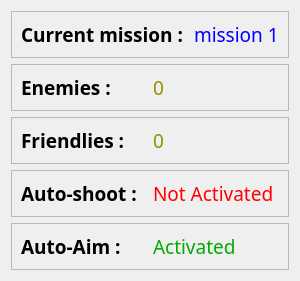
            <widget class="QWidget" name="tabWidgetPage1" native="true">
             <attribute name="title">
              <string>Status</string>
             </attribute>
             <layout class="QVBoxLayout" name="verticalLayout">
              <item>
               <widget class="QFrame" name="current_mission_frame">
                <property name="frameShape">
                 <enum>QFrame::StyledPanel</enum>
                </property>
                <property name="frameShadow">
                 <enum>QFrame::Raised</enum>
                </property>
                <layout class="QHBoxLayout" name="horizontalLayout_22">
                 <item>
                  <widget class="QLabel" name="Current_mission_label">
                   <property name="minimumSize">
                    <size>
                     <width>0</width>
                     <height>20</height>
                    </size>
                   </property>
                   <property name="font">
                    <font>
                     <family>Rockwell</family>
                     <pointsize>14</pointsize>
                     <weight>75</weight>
                     <bold>true</bold>
                    </font>
                   </property>
                   <property name="text">
                    <string>Current mission : </string>
                   </property>
                  </widget>
                 </item>
                 <item>
                  <widget class="QLabel" name="Current_mission">
                   <property name="minimumSize">
                    <size>
                     <width>0</width>
                     <height>20</height>
                    </size>
                   </property>
                   <property name="palette">
                    <palette>
                     <active>
                      <colorrole role="WindowText">
                       <brush brushstyle="SolidPattern">
                        <color alpha="255">
                         <red>0</red>
                         <green>0</green>
                         <blue>255</blue>
                        </color>
                       </brush>
                      </colorrole>
                     </active>
                     <inactive>
                      <colorrole role="WindowText">
                       <brush brushstyle="SolidPattern">
                        <color alpha="255">
                         <red>0</red>
                         <green>0</green>
                         <blue>255</blue>
                        </color>
                       </brush>
                      </colorrole>
                     </inactive>
                     <disabled>
                      <colorrole role="WindowText">
                       <brush brushstyle="SolidPattern">
                        <color alpha="255">
                         <red>120</red>
                         <green>120</green>
                         <blue>120</blue>
                        </color>
                       </brush>
                      </colorrole>
                     </disabled>
                    </palette>
                   </property>
                   <property name="font">
                    <font>
                     <family>Rockwell</family>
                     <pointsize>14</pointsize>
                    </font>
                   </property>
                   <property name="text">
                    <string>mission 1</string>
                   </property>
                  </widget>
                 </item>
                </layout>
               </widget>
              </item>
              <item>
               <widget class="QFrame" name="Detected_enemies_frame">
                <property name="frameShape">
                 <enum>QFrame::StyledPanel</enum>
                </property>
                <property name="frameShadow">
                 <enum>QFrame::Raised</enum>
                </property>
                <layout class="QHBoxLayout" name="horizontalLayout_8">
                 <item>
                  <widget class="QLabel" name="Detected_enemies_label">
                   <property name="minimumSize">
                    <size>
                     <width>0</width>
                     <height>20</height>
                    </size>
                   </property>
                   <property name="font">
                    <font>
                     <family>Rockwell</family>
                     <pointsize>14</pointsize>
                     <weight>75</weight>
                     <bold>true</bold>
                    </font>
                   </property>
                   <property name="text">
                    <string>Enemies : </string>
                   </property>
                  </widget>
                 </item>
                 <item>
                  <widget class="QLabel" name="Detected_enemies">
                   <property name="minimumSize">
                    <size>
                     <width>0</width>
                     <height>20</height>
                    </size>
                   </property>
                   <property name="palette">
                    <palette>
                     <active>
                      <colorrole role="WindowText">
                       <brush brushstyle="SolidPattern">
                        <color alpha="255">
                         <red>144</red>
                         <green>144</green>
                         <blue>0</blue>
                        </color>
                       </brush>
                      </colorrole>
                     </active>
                     <inactive>
                      <colorrole role="WindowText">
                       <brush brushstyle="SolidPattern">
                        <color alpha="255">
                         <red>144</red>
                         <green>144</green>
                         <blue>0</blue>
                        </color>
                       </brush>
                      </colorrole>
                     </inactive>
                     <disabled>
                      <colorrole role="WindowText">
                       <brush brushstyle="SolidPattern">
                        <color alpha="255">
                         <red>120</red>
                         <green>120</green>
                         <blue>120</blue>
                        </color>
                       </brush>
                      </colorrole>
                     </disabled>
                    </palette>
                   </property>
                   <property name="font">
                    <font>
                     <family>Rockwell</family>
                     <pointsize>14</pointsize>
                    </font>
                   </property>
                   <property name="text">
                    <string>0</string>
                   </property>
                  </widget>
                 </item>
                </layout>
               </widget>
              </item>
              <item>
               <widget class="QFrame" name="Detected_friendlies_frame">
                <property name="frameShape">
                 <enum>QFrame::StyledPanel</enum>
                </property>
                <property name="frameShadow">
                 <enum>QFrame::Raised</enum>
                </property>
                <layout class="QHBoxLayout" name="horizontalLayout_9">
                 <item>
                  <widget class="QLabel" name="Detected_friendlies_label">
                   <property name="minimumSize">
                    <size>
                     <width>0</width>
                     <height>20</height>
                    </size>
                   </property>
                   <property name="font">
                    <font>
                     <family>Rockwell</family>
                     <pointsize>14</pointsize>
                     <weight>75</weight>
                     <bold>true</bold>
                    </font>
                   </property>
                   <property name="text">
                    <string>Friendlies : </string>
                   </property>
                  </widget>
                 </item>
                 <item>
                  <widget class="QLabel" name="Detected_friendlies">
                   <property name="minimumSize">
                    <size>
                     <width>0</width>
                     <height>20</height>
                    </size>
                   </property>
                   <property name="palette">
                    <palette>
                     <active>
                      <colorrole role="WindowText">
                       <brush brushstyle="SolidPattern">
                        <color alpha="255">
                         <red>144</red>
                         <green>144</green>
                         <blue>0</blue>
                        </color>
                       </brush>
                      </colorrole>
                     </active>
                     <inactive>
                      <colorrole role="WindowText">
                       <brush brushstyle="SolidPattern">
                        <color alpha="255">
                         <red>144</red>
                         <green>144</green>
                         <blue>0</blue>
                        </color>
                       </brush>
                      </colorrole>
                     </inactive>
                     <disabled>
                      <colorrole role="WindowText">
                       <brush brushstyle="SolidPattern">
                        <color alpha="255">
                         <red>120</red>
                         <green>120</green>
                         <blue>120</blue>
                        </color>
                       </brush>
                      </colorrole>
                     </disabled>
                    </palette>
                   </property>
                   <property name="font">
                    <font>
                     <family>Rockwell</family>
                     <pointsize>14</pointsize>
                    </font>
                   </property>
                   <property name="text">
                    <string>0</string>
                   </property>
                  </widget>
                 </item>
                </layout>
               </widget>
              </item>
              <item>
               <widget class="QFrame" name="Auto_shoot_frame">
                <property name="frameShape">
                 <enum>QFrame::StyledPanel</enum>
                </property>
                <property name="frameShadow">
                 <enum>QFrame::Raised</enum>
                </property>
                <layout class="QHBoxLayout" name="horizontalLayout_10">
                 <item>
                  <widget class="QLabel" name="Auto_shoot_label">
                   <property name="minimumSize">
                    <size>
                     <width>0</width>
                     <height>20</height>
                    </size>
                   </property>
                   <property name="font">
                    <font>
                     <family>Rockwell</family>
                     <pointsize>14</pointsize>
                     <weight>75</weight>
                     <bold>true</bold>
                    </font>
                   </property>
                   <property name="text">
                    <string>Auto-shoot : </string>
                   </property>
                  </widget>
                 </item>
                 <item>
                  <widget class="QLabel" name="Auto_shoot">
                   <property name="minimumSize">
                    <size>
                     <width>0</width>
                     <height>20</height>
                    </size>
                   </property>
                   <property name="palette">
                    <palette>
                     <active>
                      <colorrole role="WindowText">
                       <brush brushstyle="SolidPattern">
                        <color alpha="255">
                         <red>255</red>
                         <green>0</green>
                         <blue>0</blue>
                        </color>
                       </brush>
                      </colorrole>
                     </active>
                     <inactive>
                      <colorrole role="WindowText">
                       <brush brushstyle="SolidPattern">
                        <color alpha="255">
                         <red>255</red>
                         <green>0</green>
                         <blue>0</blue>
                        </color>
                       </brush>
                      </colorrole>
                     </inactive>
                     <disabled>
                      <colorrole role="WindowText">
                       <brush brushstyle="SolidPattern">
                        <color alpha="255">
                         <red>120</red>
                         <green>120</green>
                         <blue>120</blue>
                        </color>
                       </brush>
                      </colorrole>
                     </disabled>
                    </palette>
                   </property>
                   <property name="font">
                    <font>
                     <family>Rockwell</family>
                     <pointsize>14</pointsize>
                    </font>
                   </property>
                   <property name="text">
                    <string>Not Activated</string>
                   </property>
                  </widget>
                 </item>
                </layout>
               </widget>
              </item>
              <item>
               <widget class="QFrame" name="Auto_aim_frame">
                <property name="frameShape">
                 <enum>QFrame::StyledPanel</enum>
                </property>
                <property name="frameShadow">
                 <enum>QFrame::Raised</enum>
                </property>
                <layout class="QHBoxLayout" name="horizontalLayout_11">
                 <item>
                  <widget class="QLabel" name="Auto_aim_label">
                   <property name="minimumSize">
                    <size>
                     <width>0</width>
                     <height>20</height>
                    </size>
                   </property>
                   <property name="font">
                    <font>
                     <family>Rockwell</family>
                     <pointsize>14</pointsize>
                     <weight>75</weight>
                     <bold>true</bold>
                    </font>
                   </property>
                   <property name="text">
                    <string>Auto-Aim : </string>
                   </property>
                  </widget>
                 </item>
                 <item>
                  <widget class="QLabel" name="Auto_aim">
                   <property name="minimumSize">
                    <size>
                     <width>0</width>
                     <height>20</height>
                    </size>
                   </property>
                   <property name="palette">
                    <palette>
                     <active>
                      <colorrole role="WindowText">
                       <brush brushstyle="SolidPattern">
                        <color alpha="255">
                         <red>0</red>
                         <green>170</green>
                         <blue>0</blue>
                        </color>
                       </brush>
                      </colorrole>
                     </active>
                     <inactive>
                      <colorrole role="WindowText">
                       <brush brushstyle="SolidPattern">
                        <color alpha="255">
                         <red>0</red>
                         <green>170</green>
                         <blue>0</blue>
                        </color>
                       </brush>
                      </colorrole>
                     </inactive>
                     <disabled>
                      <colorrole role="WindowText">
                       <brush brushstyle="SolidPattern">
                        <color alpha="255">
                         <red>120</red>
                         <green>120</green>
                         <blue>120</blue>
                        </color>
                       </brush>
                      </colorrole>
                     </disabled>
                    </palette>
                   </property>
                   <property name="font">
                    <font>
                     <family>Rockwell</family>
                     <pointsize>14</pointsize>
                    </font>
                   </property>
                   <property name="text">
                    <string>Activated</string>
                   </property>
                  </widget>
                 </item>
                </layout>
               </widget>
              </item>
             </layout>
            </widget>
